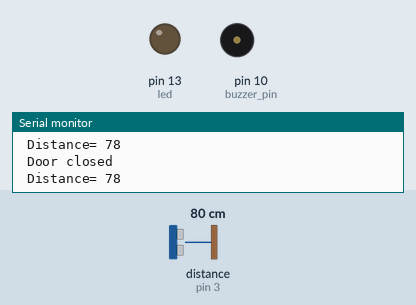
Recording of a sketch running on a simulated Arduino Uno, built with avr-gcc and run on an emulated ATmega328P. On the bench: output pins drawn as LEDs (lit = HIGH), buzzer (waves = sounding), the last lines printed to the serial monitor. Wiring (inferred from the names in the program): ultrasonic range finder: trigger pin 2; echo pin 3. Inputs (shaded band) come from the test bench; at power-on: distance to the obstacle (sensor on pin 3) 80 cm. The echo pulse lasts 58.3 µs per cm; pins used as bus, display or sensor lines are not drawn.

Above: at 1.3 s.
1.4 s: distance to the obstacle (sensor on pin 3) set to 13 cm
2.9 s: distance to the obstacle (sensor on pin 3) set to 10 cm
At 6.9 s:
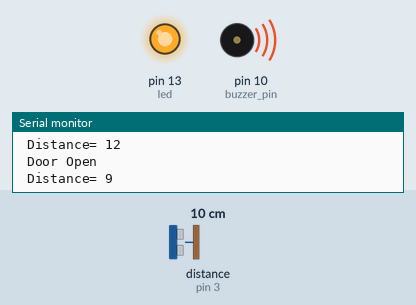
Timing chart, 0 to 11.9 s (numbered marks = the images above; inputs shaded):
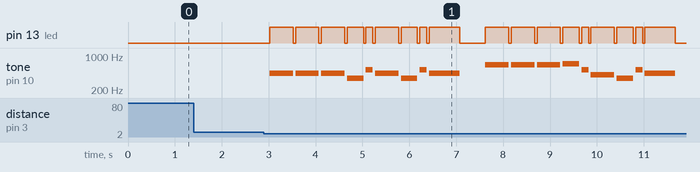

The sketch:

UV_SENSOR.ino
```cpp
const int c = 261;
const int d = 294;
const int e = 329;
const int f = 349;
const int g = 391;
const int gS = 415;
const int a = 440;
const int aS = 455;
const int b = 466;
const int cH = 523;
const int cSH = 554;
const int dH = 587;
const int dSH = 622;
const int eH = 659;
const int fH = 698;
const int fSH = 740;
const int gH = 784;
const int gSH = 830;
const int aH = 880;
int trigger_pin = 2;

int echo_pin = 3;

int buzzer_pin = 10;
int led=13;

int time;

int distance;
int counter = 0;


void setup ( ) {

        Serial.begin (9600);

        pinMode (trigger_pin, OUTPUT);

        pinMode (echo_pin, INPUT);

        pinMode (buzzer_pin, OUTPUT);
        pinMode(led,OUTPUT);


}


void loop ( ) {

    digitalWrite (trigger_pin, HIGH);

    delayMicroseconds (10);

    digitalWrite (trigger_pin, LOW);

    time = pulseIn (echo_pin, HIGH);

    distance = (time * 0.034) / 2;


  if (distance <= 10)

        {

        Serial.println (" Door Open ");

        Serial.print (" Distance= ");

        Serial.println (distance);

     //   digitalWrite (buzzer_pin, HIGH);
        digitalWrite(led,HIGH);
        //Play first section
 firstSection();

 //Play second section
 secondSection();

 //Variant 1
 beep(f, 250);
 beep(gS, 500);
 beep(f, 350);
 beep(a, 125);
 beep(cH, 500);
 beep(a, 375);
 beep(cH, 125);
 beep(eH, 650);

 delay(500);

 //Repeat second section
 secondSection();

 //Variant 2
 beep(f, 250);
 beep(gS, 500);
 beep(f, 375);
 beep(cH, 125);
 beep(a, 500);
 beep(f, 375);
 beep(cH, 125);
 beep(a, 650);

 delay(650);


        }

  else {

        Serial.println (" Door closed ");

        Serial.print (" Distance= ");

        Serial.println (distance);

        digitalWrite (buzzer_pin, LOW);
        digitalWrite(led,LOW);

        delay (500);

  }

  }

void beep(int note, int duration)
{
 //Play tone on buzzerPin
 tone(buzzer_pin, note, duration);

 //Play different LED depending on value of 'counter'
 if(counter % 2 == 0)
 {
 digitalWrite(led, HIGH);
 delay(duration);
 digitalWrite(led, LOW);
 }else
 {
 digitalWrite(led, HIGH);
 delay(duration);
 digitalWrite(led, LOW);
 }

 //Stop tone on buzzerPin
 noTone(buzzer_pin);

 delay(50);

 //Increment counter
 counter++;
}

void firstSection()
{
 beep(a, 500);
 beep(a, 500);
 beep(a, 500);
 beep(f, 350);
 beep(cH, 150);
 beep(a, 500);
 beep(f, 350);
 beep(cH, 150);
 beep(a, 650);

 delay(500);

 beep(eH, 500);
 beep(eH, 500);
 beep(eH, 500);
 beep(fH, 350);
 beep(cH, 150);
 beep(gS, 500);
 beep(f, 350);
 beep(cH, 150);
 beep(a, 650);

 delay(500);
}

void secondSection()
{
 beep(aH, 500);
 beep(a, 300);
 beep(a, 150);
 beep(aH, 500);
 beep(gSH, 325);
 beep(gH, 175);
 beep(fSH, 125);
 beep(fH, 125);
 beep(fSH, 250);

 delay(325);

 beep(aS, 250);
 beep(dSH, 500);
 beep(dH, 325);
 beep(cSH, 175);
 beep(cH, 125);
 beep(b, 125);
 beep(cH, 250);

 delay(350);
}
```

Measured:
- the behaviour switches between 12 and 11 cm on distance to the obstacle (sensor on pin 3) (found by bisection; images 0 and 1)
- after the input at 2.9 s, tone on pin 10 (buzzer_pin): plays 440 Hz for 0.50 s, 440 Hz for 0.50 s, 440 Hz for 0.50 s, 349 Hz for 0.35 s, 523 Hz for 0.15 s, 440 Hz for 0.50 s … (18 notes in this stretch), starting after 0.12 s
